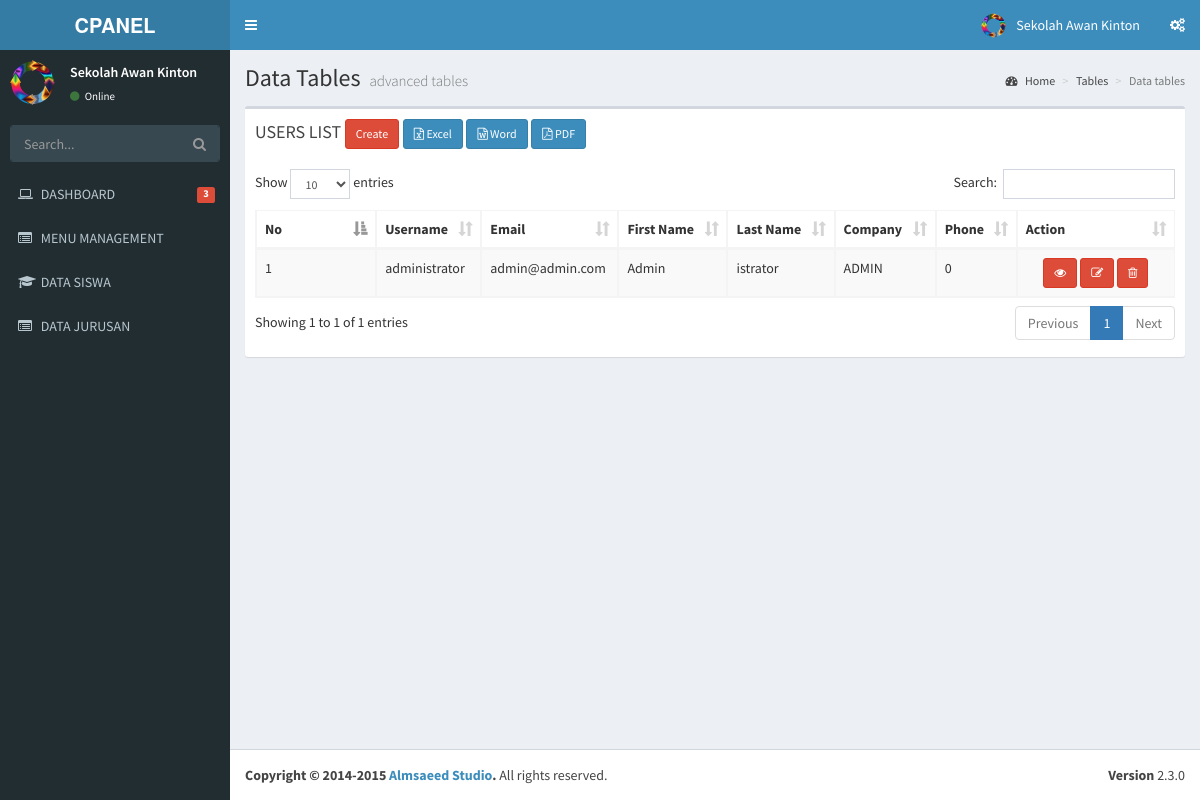
Screenshot of /index.php/users with the database file from the repository.
### tables this page shows
CREATE TABLE IF NOT EXISTS `menu` (
`id` int(11) NOT NULL,
  `name` varchar(50) NOT NULL,
  `link` varchar(50) NOT NULL,
  `icon` varchar(30) NOT NULL,
  `is_active` int(1) NOT NULL,
  `is_parent` int(1) NOT NULL
);

CREATE TABLE IF NOT EXISTS `users` (
`id` int(11) unsigned NOT NULL,
  `ip_address` varchar(15) NOT NULL,
  `username` varchar(100) DEFAULT NULL,
  `password` varchar(255) NOT NULL,
  `salt` varchar(255) DEFAULT NULL,
  `email` varchar(100) NOT NULL,
  `activation_code` varchar(40) DEFAULT NULL,
  `forgotten_password_code` varchar(40) DEFAULT NULL,
  `forgotten_password_time` int(11) unsigned DEFAULT NULL,
  `remember_code` varchar(40) DEFAULT NULL,
  `created_on` int(11) unsigned NOT NULL,
  `last_login` int(11) unsigned DEFAULT NULL,
  `active` tinyint(1) unsigned DEFAULT NULL,
  `first_name` varchar(50) DEFAULT NULL,
  `last_name` varchar(50) DEFAULT NULL,
  `company` varchar(100) DEFAULT NULL,
  `phone` varchar(20) DEFAULT NULL
);

### application/libraries/Template.php (called while the page is built)
<?php if ( ! defined('BASEPATH')) exit('No direct script access allowed');
class Template {
		var $template_data = array();
		function set($name, $value)
		{
			$this->template_data[$name] = $value;
		}
		function load($template = '', $view = '' , $view_data = array(), $return = FALSE)
		{
			$this->CI =& get_instance();
			$this->set('contents', $this->CI->load->view($view, $view_data, TRUE));
			return $this->CI->load->view($template, $this->template_data, $return);
		}
}

### application/controllers/Users.php (called while the page is built, shortened)
<?php
class Users extends CI_Controller
{
    public function index()
    {
        $users = $this->Users_model->get_all();
        $data = array(
            'users_data' => $users
        );
        $this->template->load('template','users_list', $data);
    }
}

### index.php (called while the page is built, shortened)
<?php
require_once BASEPATH.'core/CodeIgniter.php';

### application/models/Users_model.php (called while the page is built, shortened)
<?php
class Users_model extends CI_Model
{
    public $table = 'users';
    public $id = 'id';
    public $order = 'DESC';
    function get_all()
    {
        $this->db->order_by($this->id, $this->order);
        return $this->db->get($this->table)->result();
    }
}

### application/views/users_list.php (the view, shortened to what this page needs)
      <section class='content'>
        <div class='row'>
          <div class='col-xs-12'>
            <div class='box'>
              <div class='box-header'>
                <h3 class='box-title'>USERS LIST <?php echo anchor('users/create/','Create',array('class'=>'btn btn-danger btn-sm'));?>
<?php echo anchor(site_url('users/excel'), ' <i class="fa fa-file-excel-o"></i> Excel', 'class="btn btn-primary btn-sm"'); ?>
<?php echo anchor(site_url('users/word'), '<i class="fa fa-file-word-o"></i> Word', 'class="btn btn-primary btn-sm"'); ?>
<?php echo anchor(site_url('users/pdf'), '<i class="fa fa-file-pdf-o"></i> PDF', 'class="btn btn-primary btn-sm"'); ?></h3>
              </div>
              <div class='box-body'>
      <table class="table table-bordered table-striped" id="mytable">
          <thead>
              <tr>
                  <th width="80px">No</th>
    <th>Username</th>
    <th>Email</th>
    <th>First Name</th>
    <th>Last Name</th>
    <th>Company</th>
    <th>Phone</th>
    <th>Action</th>
              </tr>
          </thead>
   <tbody>
          <?php
          $start = 0;
          foreach ($users_data as $users)
          {
              ?>
              <tr>
    <td><?php echo ++$start ?></td>
    <td><?php echo $users->username ?></td>
    <td><?php echo $users->email ?></td>
    <td><?php echo $users->first_name ?></td>
    <td><?php echo $users->last_name ?></td>
    <td><?php echo $users->company ?></td>
    <td><?php echo $users->phone ?></td>
    <td style="text-align:center" width="140px">
	<?php
	echo anchor(site_url('users/read/'.$users->id),'<i class="fa fa-eye"></i>',array('title'=>'detail','class'=>'btn btn-danger btn-sm'));
	echo anchor(site_url('users/update/'.$users->id),'<i class="fa fa-pencil-square-o"></i>',array('title'=>'edit','class'=>'btn btn-danger btn-sm'));
	echo anchor(site_url('users/delete/'.$users->id),'<i class="fa fa-trash-o"></i>','title="delete" class="btn btn-danger btn-sm" onclick="javasciprt: return confirm(\'Are You Sure ?\')"');
	?>
    </td>
       </tr>
              <?php
          }
          ?>
          </tbody>
      </table>
                  </div>
            </div>
          </div>
        </div>
      </section>

### application/views/template.php (shortened to what this page needs)
<!DOCTYPE html>
<html>
    <head>
        <link rel="stylesheet" href="<?php echo base_url() ?>template/bootstrap/css/bootstrap.min.css">
        <link rel="stylesheet" href="<?php echo base_url() ?>template/font-awesome-4.4.0/css/font-awesome.min.css">
        <link rel="stylesheet" href="<?php echo base_url() ?>template/ionicons-2.0.1/css/ionicons.min.css">
        <link rel="stylesheet" href="<?php echo base_url() ?>template/plugins/datatables/dataTables.bootstrap.css">
        <link rel="stylesheet" href="<?php echo base_url() ?>template/dist/css/AdminLTE.min.css">
        <link rel="stylesheet" href="<?php echo base_url() ?>template/dist/css/skins/_all-skins.min.css">
    </head>
    <body class="hold-transition skin-blue sidebar-mini">
        <div class="wrapper">
            <header class="main-header">
                <a href="index2.html" class="logo">
                    <span class="logo-lg"><b>CPANEL</b></span>
                </a>
                <nav class="navbar navbar-static-top" role="navigation">
                    <a href="#" class="sidebar-toggle" data-toggle="offcanvas" role="button">
                    </a>
                    <div class="navbar-custom-menu">
                        <ul class="nav navbar-nav">
                            <li class="dropdown user user-menu">
                                <a href="#" class="dropdown-toggle" data-toggle="dropdown">
                                    <img src="<?php echo base_url()?>template/dist/img/logo.png" class="user-image" alt="User Image">
                                    <span class="hidden-xs">Sekolah Awan Kinton</span>
                                </a>
                            </li>
                            <li>
                                <a href="#" data-toggle="control-sidebar"><i class="fa fa-gears"></i></a>
                            </li>
                        </ul>
                    </div>
                </nav>
            </header>
            <aside class="main-sidebar">
                <section class="sidebar">
                    <div class="user-panel">
                        <div class="pull-left image">
                            <img src="<?php echo base_url()?>template/dist/img/logo.png" class="img-circle" alt="User Image">
                        </div>
                        <div class="pull-left info">
                            <p>Sekolah Awan Kinton</p>
                            <a href="#"><i class="fa fa-circle text-success"></i> Online</a>
                        </div>
                    </div>
                    <form action="#" method="get" class="sidebar-form">
                        <div class="input-group">
                            <input type="text" name="q" class="form-control" placeholder="Search...">
                            <span class="input-group-btn">
                                <button type="submit" name="search" id="search-btn" class="btn btn-flat"><i class="fa fa-search"></i></button>
                            </span>
                        </div>
                    </form>
                    <ul class="sidebar-menu">
                        <li>
                            <a href="<?php echo site_url('dashboard') ?>">
                                <i class="fa fa-laptop"></i> <span>DASHBOARD</span>
                                <small class="label pull-right bg-red">3</small>
                            </a>
                        </li>
                        <?php
                        $menu = $this->db->get_where('menu', array('is_parent' => 0,'is_active'=>1));
                        foreach ($menu->result() as $m) {
                            $submenu = $this->db->get_where('menu',array('is_parent'=>$m->id,'is_active'=>1));
                            if($submenu->num_rows()>0){
                                echo "<li class='treeview'>
                                    ".anchor('#',  "<i class='$m->icon'></i>".strtoupper($m->name).' <i class="fa fa-angle-left pull-right"></i>')."
                                        <ul class='treeview-menu'>";
                                foreach ($submenu->result() as $s){
                                     echo "<li>" . anchor($s->link, "<i class='$s->icon'></i> <span>" . strtoupper($s->name)) . "</span></li>";
                                }
                                   echo"</ul>
                                    </li>";
                            }else{
                                echo "<li>" . anchor($m->link, "<i class='$m->icon'></i> <span>" . strtoupper($m->name)) . "</span></li>";
                            }
                        }
                        ?>
                    </ul>
                </section>
            </aside>
            <div class="content-wrapper">
                <section class="content-header">
                    <h1>
                        Data Tables
                        <small>advanced tables</small>
                    </h1>
                    <ol class="breadcrumb">
                        <li><a href="#"><i class="fa fa-dashboard"></i> Home</a></li>
                        <li><a href="#">Tables</a></li>
                        <li class="active">Data tables</li>
                    </ol>
                </section>
                <?php
                echo $contents;
                ?>
            </div>
            <footer class="main-footer">
                <div class="pull-right hidden-xs">
                    <b>Version</b> 2.3.0
                </div>
                <strong>Copyright &copy; 2014-2015 <a href="http://almsaeedstudio.com">Almsaeed Studio</a>.</strong> All rights reserved.
            </footer>
        </div>
    </body>
</html>

### rows the page displays
menu: link+icon+name "MENU MANAGEMENT"
menu: link+icon+name "DATA SISWA"
menu: link+icon+name "DATA JURUSAN"
users: username "administrator", email "admin@admin.com", first_name "Admin", last_name "istrator", company "ADMIN", phone "0"
